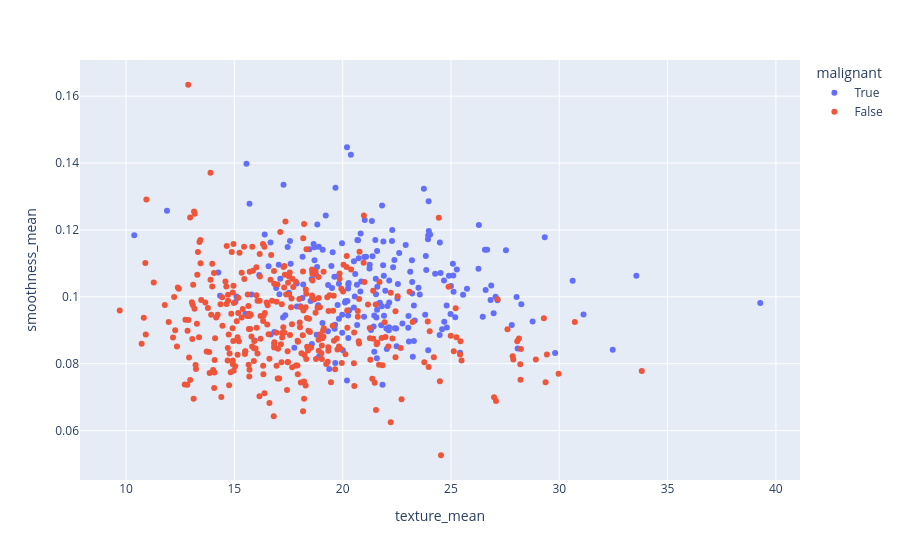

The notebook cell saved with this chart:
### Code cell
df.plot(kind='scatter', x='texture_mean', y='smoothness_mean', color='malignant')

### Figure 1 — Plotly figure (JSON) as saved in the notebook; plotly's stock layout.template omitted (floating-point values rounded to 4 significant figures; data arrays with more than 128 entries replaced by an {"elided": "..."} marker saying what was removed)
{"data": [{"hovertemplate": "malignant=True<br>texture_mean=%{x}<br>smoothness_mean=%{y}<extra></extra>", "legendgroup": "True", "marker": {"color": "#636efa", "symbol": "circle"}, "mode": "markers", "name": "True", "orientation": "v", "showlegend": true, "x": {"elided": "212 float values"}, "xaxis": "x", "y": {"elided": "212 float values"}, "yaxis": "y", "type": "scatter"}, {"hovertemplate": "malignant=False<br>texture_mean=%{x}<br>smoothness_mean=%{y}<extra></extra>", "legendgroup": "False", "marker": {"color": "#EF553B", "symbol": "circle"}, "mode": "markers", "name": "False", "orientation": "v", "showlegend": true, "x": {"elided": "357 float values"}, "xaxis": "x", "y": {"elided": "357 float values"}, "yaxis": "y", "type": "scatter"}], "layout": {"xaxis": {"anchor": "y", "domain": [0.0, 1.0], "title": {"text": "texture_mean"}}, "yaxis": {"anchor": "x", "domain": [0.0, 1.0], "title": {"text": "smoothness_mean"}}, "legend": {"title": {"text": "malignant"}, "tracegroupgap": 0}, "margin": {"t": 60}}}
